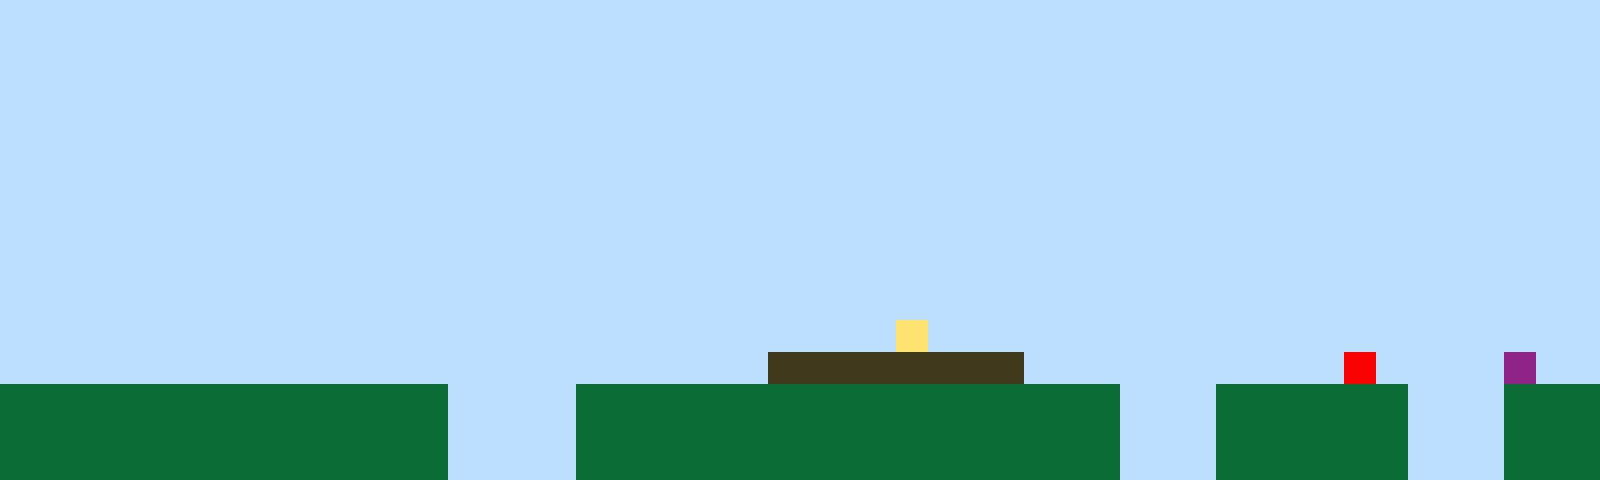

A 2D game scene composited from a Tiled map and its tileset images. What follows is a short description and the map's XML, with every tile layer's data as written:
An orthogonal 50x15 tile map with 32x32 px tiles, 1 tile layer (Tile Layer 1).

<map version="1.10" tiledversion="1.11.2" orientation="orthogonal" renderorder="right-up" width="50" height="15" tilewidth="32" tileheight="32" infinite="0" nextlayerid="2" nextobjectid="1"><editorsettings><export target="map1.csv" format="csv" /></editorsettings><tileset firstgid="1" name="sprites" tilewidth="32" tileheight="32" tilecount="6" columns="3"><image source="sprites.png" width="96" height="64" /></tileset><layer id="1" name="Tile Layer 1" width="50" height="15"><data encoding="csv">1,1,1,1,1,1,1,1,1,1,1,1,1,1,1,1,1,1,1,1,1,1,1,1,1,1,1,1,1,1,1,1,1,1,1,1,1,1,1,1,1,1,1,1,1,1,1,1,1,1,1,1,1,1,1,1,1,1,1,1,1,1,1,1,1,1,1,1,1,1,1,1,1,1,1,1,1,1,1,1,1,1,1,1,1,1,1,1,1,1,1,1,1,1,1,1,1,1,1,1,1,1,1,1,1,1,1,1,1,1,1,1,1,1,1,1,1,1,1,1,1,1,1,1,1,1,1,1,1,1,1,1,1,1,1,1,1,1,1,1,1,1,1,1,1,1,1,1,1,1,1,1,1,1,1,1,1,1,1,1,1,1,1,1,1,1,1,1,1,1,1,1,1,1,1,1,1,1,1,1,1,1,1,1,1,1,1,1,1,1,1,1,1,1,1,1,1,1,1,1,1,1,1,1,1,1,1,1,1,1,1,1,1,1,1,1,1,1,1,1,1,1,1,1,1,1,1,1,1,1,1,1,1,1,1,1,1,1,1,1,1,1,1,1,1,1,1,1,1,1,1,1,1,1,1,1,1,1,1,1,1,1,1,1,1,1,1,1,1,1,1,1,1,1,1,1,1,1,1,1,1,1,1,1,1,1,1,1,1,1,1,1,1,1,1,1,1,1,1,1,1,1,1,1,1,1,1,1,1,1,1,1,1,1,1,1,1,1,1,1,1,1,1,1,1,1,1,1,1,1,1,1,1,1,1,1,1,1,1,1,1,1,1,1,1,1,1,1,1,1,1,1,1,1,1,1,1,1,1,1,1,1,1,1,1,1,1,1,1,1,1,1,1,1,1,1,1,1,1,1,1,1,1,1,1,1,1,1,1,1,1,1,1,1,1,1,1,1,1,1,1,1,1,1,1,1,1,1,1,1,1,1,1,1,1,1,1,1,1,1,1,1,1,1,1,1,1,1,1,1,1,1,1,1,1,1,1,1,1,1,1,1,1,1,1,1,1,1,1,1,1,1,1,1,1,1,1,1,1,1,1,1,1,1,1,1,1,1,1,1,1,1,1,1,1,1,1,1,1,1,1,1,1,1,1,1,1,1,1,1,1,1,1,1,1,1,1,1,1,1,1,1,1,1,1,1,1,1,1,1,1,1,1,1,1,1,1,1,1,1,1,1,1,1,1,1,1,1,4,1,1,1,1,1,1,1,1,1,1,1,1,1,1,1,1,1,1,1,1,1,1,1,1,1,1,1,1,1,1,1,1,1,1,1,1,1,1,1,1,1,1,1,1,1,3,3,3,3,3,3,3,3,1,1,1,1,1,1,1,1,1,1,5,1,1,1,1,6,1,1,2,2,2,2,2,2,2,2,2,2,2,2,2,2,1,1,1,1,2,2,2,2,2,2,2,2,2,2,2,2,2,2,2,2,2,1,1,1,2,2,2,2,2,2,1,1,1,2,2,2,2,2,2,2,2,2,2,2,2,2,2,2,2,2,1,1,1,1,2,2,2,2,2,2,2,2,2,2,2,2,2,2,2,2,2,1,1,1,2,2,2,2,2,2,1,1,1,2,2,2,2,2,2,2,2,2,2,2,2,2,2,2,2,2,1,1,1,1,2,2,2,2,2,2,2,2,2,2,2,2,2,2,2,2,2,1,1,1,2,2,2,2,2,2,1,1,1,2,2,2</data></layer></map>
